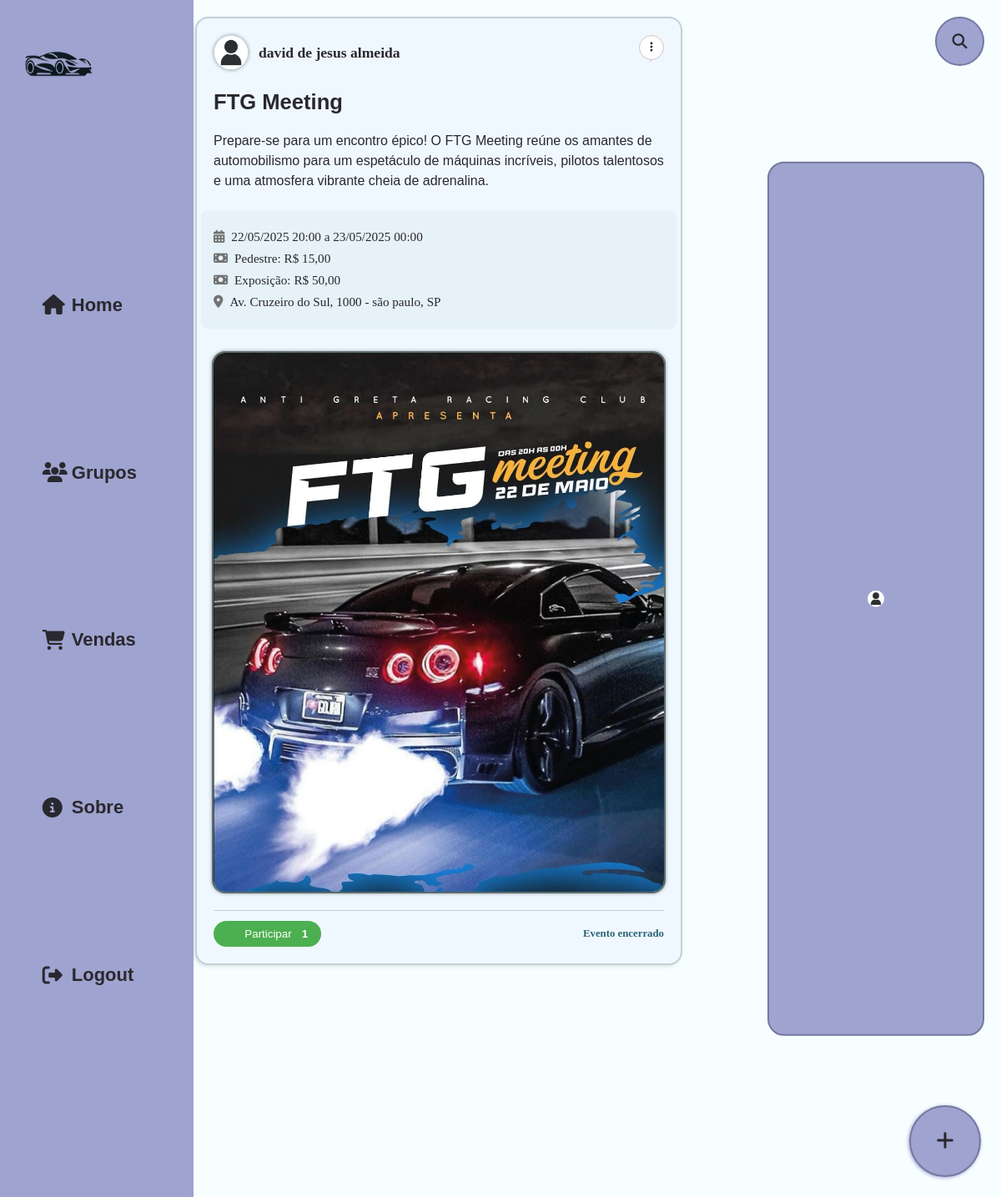
/index.php (signed in), run on the app's committed database.
### tables this page shows
CREATE TABLE `tb_evento` (
  `id_evento` int(11) NOT NULL,
  `nome_evento` varchar(50) NOT NULL,
  `img_evento` varchar(36) DEFAULT NULL,
  `descricao_evento` varchar(500) NOT NULL,
  `data_post` timestamp NOT NULL DEFAULT current_timestamp(),
  `data_inicio_evento` datetime NOT NULL,
  `data_termino_evento` datetime DEFAULT NULL,
  `valor_pedestre` varchar(10) NOT NULL,
  `valor_exposicao` varchar(10) NOT NULL,
  `rua_evento` varchar(32) NOT NULL,
  `numero_evento` varchar(5) NOT NULL,
  `cidade_evento` varchar(35) NOT NULL,
  `estado_evento` varchar(2) NOT NULL,
  `fk_id_criador` int(11) NOT NULL
);

CREATE TABLE `tb_user` (
  `id_user` int(11) NOT NULL,
  `nome_user` varchar(50) NOT NULL,
  `sobrenome_user` varchar(50) DEFAULT NULL,
  `bio_user` varchar(250) NOT NULL,
  `img_user` varchar(36) DEFAULT NULL,
  `data_nasc_user` date DEFAULT NULL,
  `telefone_user` varchar(15) DEFAULT NULL,
  `cpf_user` varchar(14) DEFAULT NULL,
  `email_user` varchar(100) NOT NULL,
  `senha_user` varchar(60) NOT NULL
);

### includes/funcoes.php (called while the page is built, shortened)
<?php
class MeetCarFunctions {
    private $conn;
    public function __construct() {
        $this->conn = new mysqli('localhost', 'root', '', 'db_meetcar');
        try {
            $this->pdo = new PDO('mysql:host=localhost;dbname=db_meetcar;charset=utf8mb4', 'root', '');
        } catch (PDOException $e) {
            die("PDO Connection failed: " . $e->getMessage());
        }
    }
    public function buscarEventos($userId = null) {
        $sql = "SELECT e.*, u.nome_user, u.sobrenome_user, u.img_user,
                (SELECT COUNT(*) FROM evento_user WHERE fk_id_evento = e.id_evento) as participantes_count,
                (SELECT EXISTS(SELECT 1 FROM evento_user WHERE fk_id_evento = e.id_evento AND fk_id_user = ?)) as user_participando
                FROM tb_evento e
                JOIN tb_user u ON e.fk_id_criador = u.id_user
                ORDER BY e.data_inicio_evento ASC";
        $stmt = $this->conn->prepare($sql);
        $stmt->bind_param("i", $userId);
        $stmt->execute();
        $result = $stmt->get_result();
        $eventos = array();
        while($row = $result->fetch_assoc()) {
            $eventos[] = $row;
        }
        return $eventos;
    }
    public function formatarDataEventoSimples($dataInicio, $dataTermino = null) {
        $inicio = new DateTime($dataInicio);
        $formatado = $inicio->format('d/m/Y H:i');
        if ($dataTermino) {
            $termino = new DateTime($dataTermino);
            if ($inicio->format('Y-m-d') === $termino->format('Y-m-d')) {
                $formatado .= ' - ' . $termino->format('H:i');
            } else {
                $formatado .= ' a ' . $termino->format('d/m/Y H:i');
            }
        }
        return $formatado;
    }
    public function tempoParaEvento($dataEvento) {
        $agora = new DateTime();
        $dataEvento = new DateTime($dataEvento);
        if ($dataEvento < $agora) {
            return 'Evento encerrado';
        }
    }
}
?>

### includes/eventos.php (the view, shortened to what this page needs)
<div class="evento" data-id="<?= $evento['id_evento'] ?>">
    <div class="e-superior">
        <div class="e-identifica">
            <img src="./assets/images/users/<?php echo !empty($evento['img_user']) ? htmlspecialchars($evento['img_user']) : 'user_padrao.jpg'; ?>" class="e-fotinha">
            <div>
                <p class="e-nome">
                    <?php echo htmlspecialchars($evento['nome_user'] . ' ' . $evento['sobrenome_user']); ?>
                </p>
            </div>
        </div>
        <div class="superior-direita">
            <button class="mais"><i class="fas fa-ellipsis-v"></i></button>
            <div class="pop-mais">
            </div>
        </div>
    </div>
    <div class="e-centro">
        <h3 class="e-titulo"><?php echo htmlspecialchars($evento['nome_evento']); ?></h3>
        <p class="e-texto"><?php echo htmlspecialchars($evento['descricao_evento']); ?></p>
        <div class="e-info">
            <div class="e-divisa">
                <i class="fas fa-calendar-alt"></i>
                <span>
                    <?php
                    echo $meetcar->formatarDataEventoSimples(
                        $evento['data_inicio_evento'],
                        $evento['data_termino_evento']
                    );
                    ?>
                </span>
            </div>
            <div class="e-divisa">
                <i class="fas fa-money-bill"></i>
                <span>Pedestre: <?php if ($evento['valor_pedestre'] === '0') {
                    echo "gratis";
                } else {
                    echo "R$ " . htmlspecialchars($evento['valor_pedestre']);
                } ?></span>
            </div>
            <div class="e-divisa">
                <i class="fas fa-money-bill"></i>
                <span>Exposição: <?php if ($evento['valor_exposicao'] === '0') {
                    echo "gratis";
                } else {
                    echo "R$ " . htmlspecialchars($evento['valor_exposicao']);
                } ?></span>
            </div>
            <div class="e-divisa">
                <i class="fas fa-location-dot"></i>
                <label><?php echo htmlspecialchars($evento['rua_evento']) . ", " . htmlspecialchars($evento['numero_evento']) . " - " . htmlspecialchars($evento['cidade_evento']) . ", " . htmlspecialchars($evento['estado_evento']) ?></label>
            </div>
        </div>
        <?php if (!empty($evento['img_evento'])): ?>
        <img src="./assets/images/events/<?php echo htmlspecialchars($evento['img_evento']); ?>" class="p-img" loading="lazy">
        <?php endif; ?>
    </div>
    <div class="e-inferior">
        <div class="inferior-esquerda">
            <button class="e-participar <?= $evento['user_participando'] ? 'inscrito' : '' ?>"
                    data-evento-id="<?= $evento['id_evento'] ?>"
                    data-user-participando="<?= $evento['user_participando'] ? '1' : '0' ?>">
                <i class="fas fa-check-circle"></i>
                <span>Participar</span>
                <span class="participantes-count"><?= $evento['participantes_count'] ?></span>
            </button>
        </div>
        <div class="inferior-direita">
            <span class="e-tempo">
                <?= $meetcar->tempoParaEvento($evento['data_inicio_evento']) ?>
            </span>
        </div>
    </div>
</div>

### index.php (shortened to what this page needs)
<!DOCTYPE html>
<?php
require_once('includes/funcoes.php');
require_once('includes/search-box.php');
$meetcar = new MeetCarFunctions();
?>
<html lang="pt-br">
  <head>
    <link rel="stylesheet" href="assets/css/styles.css">
  </head>
  <body>
    <div class="geral">
      <main class="hero">
        <?php require_once('includes/feed.php'); ?>
      </main>
      <?php require_once('includes/navbar.php'); ?>
    </div>
    <?php require_once('includes/user_box.php'); ?>
    <?php require_once('includes/criacao.php'); ?>
  </body>
</html>

### includes/search-box.php (shortened to what this page needs)
<form action="search.php" method="get" class="search-box" autocomplete="off">
    <button type="submit" class="search-btn">
      <i class="fas fa-search"></i>
    </button>
</form>

### includes/feed.php (shortened to what this page needs)
<?php
$userId = $_SESSION['user_id'] ?? null;
$eventos = $meetcar->buscarEventos($userId);
$conteudos = [];
foreach ($eventos as $evento) {
    $conteudos[] = [
        'tipo' => 'evento',
        'data' => $evento['data_post'],
        'dados' => $evento
    ];
}
usort($conteudos, function($a, $b) {
    return strtotime($b['data']) - strtotime($a['data']);
});
?>
<div class="feed-container">
    <?php foreach ($conteudos as $item): ?>
        <?php if ($item['tipo'] === 'post'):
            $post = $item['dados']; ?>
            <?php include_once('includes/posts.php'); ?>
        <?php else:
            $evento = $item['dados']; ?>
            <?php include_once('includes/eventos.php') ?>
        <?php endif; ?>
    <?php endforeach; ?>
</div>

### includes/navbar.php
<head>
    <link rel="stylesheet" href="assets/css/styles.css">
</head>
<header class="header">
    <nav class="nav">
    <div class="nav-list">
        <a href="index.php" class="icon-list"><i class="fas fa-home"></i></a>
        <a href="#" class="icon-list"><i class="fas fa-users"></i></a>
        <a href="#" class="icon-list"><i class="fas fa-shopping-cart"></i></a>
        <a href="#" class="icon-list"><i class="fas fa-info-circle"></i></a>
        <a href="banco/logout.php" class="icon-list"><i class="fas fa-sign-out-alt"></i></a>
    </div>
    <ul class="nav-list">
        <img src="assets/images/logo.png" alt="logotipo de um carro" class="logo">
        <li><a href="index.php" class="letter-list">Home</a></li>
        <li><a href="pag_grupo.php" class="letter-list">Grupos</a></li>
        <li><a href="#" class="letter-list">Vendas</a></li>
        <li><a href="#" class="letter-list">Sobre</a></li>
        <li><a href="banco/logout.php" class="letter-list">Logout</a></li>
    </ul>
      </nav>
    </header>

### includes/user_box.php
<div class="user-box">
    <img src="assets/images/users/user_padrao.jpg" alt="">
</div>

### includes/criacao.php (shortened to what this page needs)
<div class="criacao">
    <button class="criar"><i class="fas fa-plus"></i></button>
</div>

### data on the page
tb_evento: fk_id_criador.img_user (picture), fk_id_criador.sobrenome_user "david de jesus almeida", nome_evento "FTG Meeting", descricao_evento "Prepare-se para um encontro épico! O FTG Meeting reúne os amantes de automobilismo para um espetáculo de máquinas incríveis, pilotos talentosos e uma atmosfera vibrante cheia de adrenalina.", data_inicio_evento+data_termino_evento "22/05/2025 20:00 a 23/05/2025 00:00", valor_pedestre "15,00", valor_exposicao "50,00", rua_evento "Av. Cruzeiro do Sul", numero_evento "1000", cidade_evento "são paulo", estado_evento "SP", img_evento (picture), participantes_count "1", data_inicio_evento "Evento encerrado"
